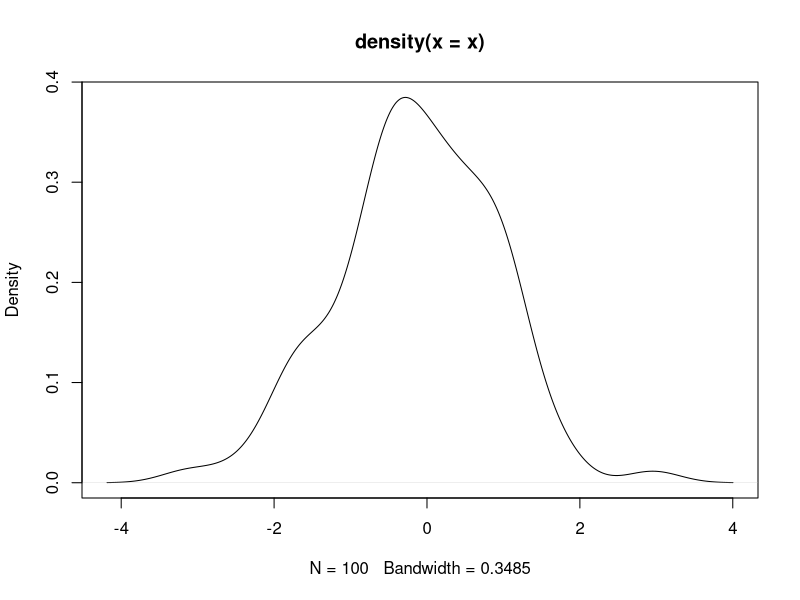

Write R code to recreate this figure.
## ---- chunk 1
knitr::opts_chunk$set(echo = TRUE)
## ---- chunk 2
# R code goes here
summary(mtcars)

x <- rnorm(100)  # random sample from normal distribution
dens <- density(x)    # calculate density


plot(dens)            # plot density
